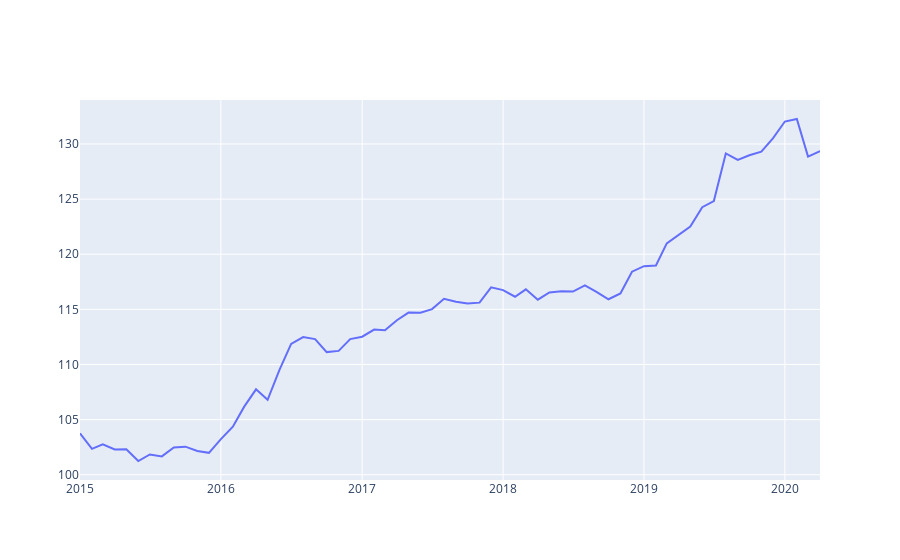

Here is the notebook cell this chart was saved with:
### Markdown cell above
# Plot for BYD Multi Compound ($100 invested)

### Code cell
fig3 = go.Figure([go.Scatter(x=data['Date'],y=data['BYD Multi Compound']) ])
fig3.show()
